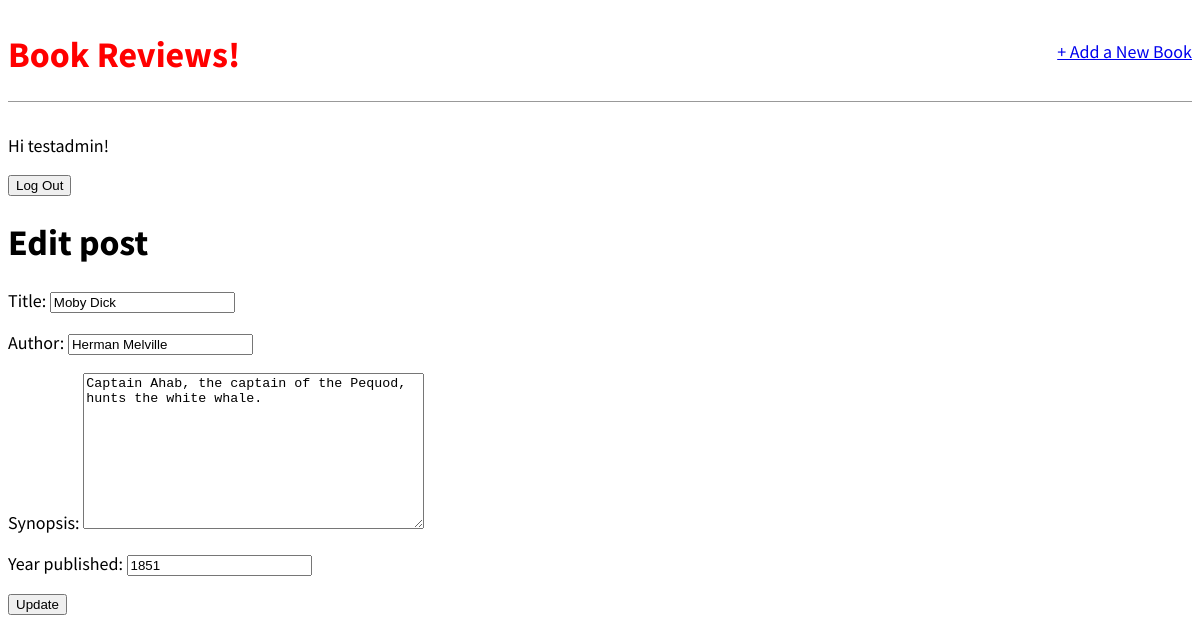
Screenshot of /book/2/edit/ (signed in) with the database file from the repository.
### books/models.py (models this page shows, shortened)
class Book(models.Model):
    title = models.CharField(max_length=120)
    author = models.CharField(max_length=50)
    synopsis = models.TextField()
    year_published = models.IntegerField()

### books/views.py (the view, shortened to what this page needs)
# urls.py: path("book/<int:pk>/edit/", BookUpdateView.as_view(), name="book_update"),
class BookUpdateView(LoginRequiredMixin, PermissionRequiredMixin, UpdateView):
    model = Book
    template_name = "book_update.html"
    fields = ["title", "author", "synopsis", "year_published"]
    permission_required = 'user.is_staff'

### books/templates/book_update.html
{% extends "base.html" %}
    {% block content %}
        <h1>Edit post</h1>
            <form action="" method="post">{% csrf_token %}
                {{ form.as_p }}
                <input type="submit" value="Update">
            </form>
{% endblock content %}

### books/templates/base.html (shortened to what this page needs)
{% load static %}
<html>
    <head>
        <link href="{% static 'css/base.css' %}" rel="stylesheet" s>
    </head>
    <body>
        <div>
            <header>
                <div class="nav-left">
                    <h1><a href="{% url 'home' %}">Book Reviews!</a></h1>
                </div>
                {% if user.is_authenticated%}
                <div class="nav-right">
                    <a href="{% url 'book_new' %}">+ Add a New Book</a>
                </div>
                {% endif%}
            </header>
            {% if user.is_authenticated %}
                <p>Hi {{ user.username }}!</p>
                <form method="post" action="{% url 'logout' %}">
                    <button type="submit">Log Out</button>
                </form>
            {% else %}
                <p>You are not logged in.</p>
                <a href="{% url 'login' %}">Log In</a>|
                <a href="{% url 'signup' %}">Sign Up</a>
            {% endif %}
        <div>
            {% block content %}
            {% endblock content %}
        </div>
    </body>
</html>

### static/css/base.css (style rules this page uses)
body { font-family: 'Source Sans Pro', sans-serif; font-size: 18px; }
header { border-bottom: 1px solid #999; margin-bottom: 2rem; display: flex; }
header h1 a { color: red; text-decoration: none; }
.nav-left { margin-right: auto; }
.nav-right { display: flex; padding-top: 2rem; }

### rows the page displays
Book: title "Moby Dick", author "Herman Melville", synopsis "Captain Ahab, the captain of the Pequod, hunts the white whale.", year_published "1851"

### other values shown
{{ user.username }} "testadmin"
